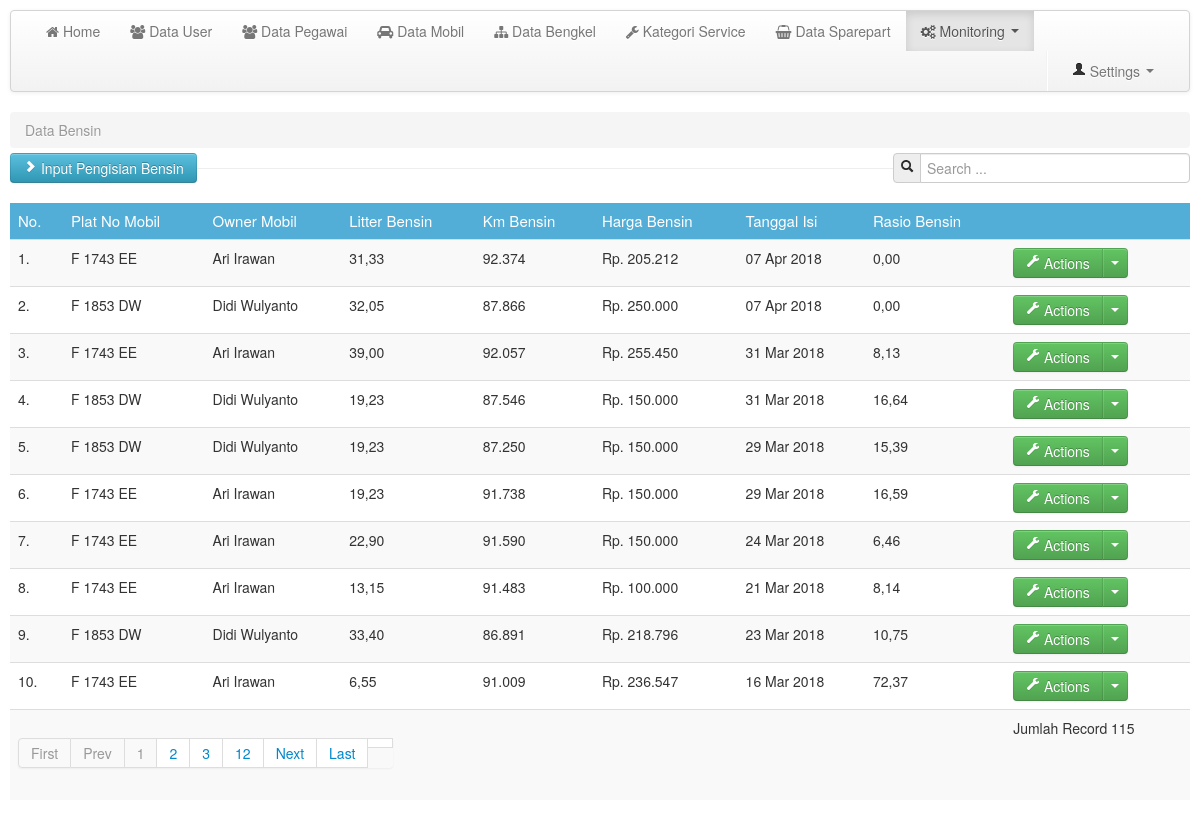
Page /media.php?module=bensin (signed in) on the committed database.
### tables this page shows
CREATE TABLE `bensin` (
  `id_bensin` int(11) NOT NULL,
  `id_mobil` int(11) NOT NULL,
  `id_peg` int(11) NOT NULL,
  `bensin` float NOT NULL,
  `km_bensin` float NOT NULL,
  `harga` bigint(20) NOT NULL,
  `datetime` datetime NOT NULL DEFAULT CURRENT_TIMESTAMP,
  `tgl_isi` datetime NOT NULL,
  `rasio` float NOT NULL
);

CREATE TABLE `mobil` (
  `id_mobil` int(11) NOT NULL,
  `no_mesin` varchar(15) NOT NULL,
  `no_rangka` varchar(20) NOT NULL,
  `no_bpkb` varchar(15) NOT NULL,
  `plat_no` varchar(12) NOT NULL,
  `id_dir` int(11) NOT NULL,
  `id_peg` int(11) NOT NULL,
  `type` varchar(20) NOT NULL,
  `type_code` int(11) NOT NULL,
  `no_seri_ban_a` text NOT NULL,
  `tgl_ganti_ban_a` datetime NOT NULL,
  `no_seri_ban_b` text NOT NULL,
  `tgl_ganti_ban_b` datetime NOT NULL,
  `no_seri_ban_c` text NOT NULL,
  `tgl_ganti_ban_c` datetime NOT NULL,
  `no_seri_ban_d` text NOT NULL,
  `tgl_ganti_ban_d` datetime NOT NULL,
  `no_seri_ban_e` text NOT NULL,
  `tgl_ganti_ban_e` datetime NOT NULL,
  `ms_ber_stnk` date NOT NULL,
  `ms_ber_keur` date NOT NULL,
  `photo` varchar(150) NOT NULL
);

CREATE TABLE `pegawai` (
  `id_peg` int(11) NOT NULL,
  `id_dir` int(11) NOT NULL,
  `NIP` int(9) NOT NULL,
  `nama_peg` varchar(30) NOT NULL,
  `jabatan` varchar(30) NOT NULL,
  `golongan` int(11) NOT NULL,
  `tpt_lhr` varchar(12) NOT NULL,
  `tgl_lhr` date NOT NULL,
  `alamat` text NOT NULL,
  `email` varchar(30) NOT NULL,
  `no_hp` varchar(13) NOT NULL,
  `no_sim` varchar(20) NOT NULL,
  `tgl_ber_sim` date NOT NULL
);

### config/fungsi_rupiah.php (called while the page is built)
<?php
	function format_rupiah($angka) {
		$rupiah = "Rp. ".number_format($angka,0,',','.');
		return $rupiah;
	}
	function format_ribuan($angka) {
		$ribu = number_format($angka,0,',','.');
		return $ribu;
	}
	function format_ribuan2($angka) {
		$ribu = number_format($angka,2,',','.');
		return $ribu;
	}

### config/fungsi_indotgl.php (called while the page is built, shortened)
<?php
	function tgl_indo($tgl){
			$tanggal = substr($tgl,8,2);
			$bulan = getBulan(substr($tgl,5,2));
			$tahun = substr($tgl,0,4);
			return $tanggal.' '.$bulan.' '.$tahun;
	}
	function getBulan($bln){
				switch ($bln){
					case 3:
						return "Mar";
						break;
					case 4:
						return "Apr";
						break;
				}
			}
?>

### mod_bensin/bensin.php (the view, shortened to what this page needs)
<?php
	switch ($_GET['act']) {
		default:
?>
	<?php
		$p = new Paging;
		$batas = 10;
		$posisi = $p->cariPosisi($batas);
	?>
		<section>
			<ul class="breadcrumb" style="margin-bottom:5px;">
				<li class="active">Data Bensin</li>
			</ul>
			<div class="control-group pull-left">
				<button class="btn btn-info" type="button" onclick="window.location='media.php?module=bensin&&act=tambah'"><i class="icon-chevron-right icon-white"></i> Input Pengisian Bensin</button>
			</div>
			<form class="form-search pull-right">
				<div class="input-prepend">
					<span class="add-on"><i class="icon-search"></i></span>
					<input class="span3" id="txtcari" type="text" placeholder="Search ..."></input>
				</div>
			</form>
			<hr>
			<div class="row-fluid">
				<div class="span12 pull-left">
					<div id="tabel_awal">
						<table class="table table-striped">
							<thead>
								<tr class="head">
									<td>No.</td>
									<td>Plat No Mobil</td>
									<td>Owner Mobil</td>
									<td>Litter Bensin</td>
									<td>Km Bensin</td>
									<td>Harga Bensin</td>
									<td>Tanggal Isi</td>
									<td>Rasio Bensin</td>
									<td></td>
								</tr>
							</thead>
							<tbody>
							<?php
								$query = mysqli_query($conn, "SELECT * FROM bensin, mobil, pegawai WHERE bensin.id_mobil=mobil.id_mobil AND bensin.id_peg=pegawai.id_peg ORDER BY id_bensin DESC LIMIT $posisi, $batas");
								$no = $posisi+1;
								while ($r = mysqli_fetch_array($query)) {
							?>
								<tr>
									<td><?php echo $no.".";?></td>
									<td><?php echo $r['plat_no'];?></td>
									<td><?php echo $r['nama_peg'];?></td>
									<td><?php echo format_ribuan2($r['bensin']) ?></td>
									<td><?php echo format_ribuan($r['km_bensin'])?></td>
									<td><?php echo format_rupiah($r['harga'])?></td>
									<td><?php echo tgl_indo($r['tgl_isi'])?></td>
									<td><?php echo format_ribuan2($r['rasio'])?></td>
									<?php if ($akses == 3 OR $akses == 2) { ?>
									<td>
										<div class="btn-group">
											<a class="btn btn-success" href="#"><i class="icon-wrench icon-white"></i> Actions</a>
											<a class="btn btn-success dropdown-toggle" data-toggle="dropdown" href="#"><span class="caret"></span></a>
										</div>
									</td>
									<?php } else { ?> <td></td> <?php } ?>
								</tr>
							<?php $no++;
								}
							?>
								<tr>
									<td colspan="8">
									<?php
										$jmldata = mysqli_num_rows(mysqli_query($conn, "SELECT * FROM bensin"));
										$jmlhalaman = $p->jumlahHalaman($jmldata,$batas);
										$linkHalaman = $p->navHalaman($_GET['halaman'], $jmlhalaman);
										echo "$linkHalaman";
									?>
									</td>
									<td>
										Jumlah Record <?php echo $jmldata;?>
									</td>
								</tr>
							</tbody>
						</table>
					</div>
				</div>
			</div>
		</section>
<?php
	break;
?>
<?php
	}
?>

### assets/css/custom.css (style rules this page uses)
body { background: #fff; }
nav,header,section,footer { margin:10px 10px 0 10px; }
table .head { background:#52add7; color:#fff; font-size:15px; }

### rows in the picture
bensin: id_mobil.plat_no "F 1743 EE", id_peg.nama_peg "Ari Irawan", bensin "31,33", km_bensin "92.374", harga "Rp. 205.212", tgl_isi "07 Apr 2018", rasio "0,00"
bensin: id_mobil.plat_no "F 1853 DW", id_peg.nama_peg "Didi Wulyanto", bensin "32,05", km_bensin "87.866", harga "Rp. 250.000", tgl_isi "07 Apr 2018", rasio "0,00"
bensin: id_mobil.plat_no "F 1743 EE", id_peg.nama_peg "Ari Irawan", bensin "39,00", km_bensin "92.057", harga "Rp. 255.450", tgl_isi "31 Mar 2018", rasio "8,13"
bensin: id_mobil.plat_no "F 1853 DW", id_peg.nama_peg "Didi Wulyanto", bensin "19,23", km_bensin "87.546", harga "Rp. 150.000", tgl_isi "31 Mar 2018", rasio "16,64"
bensin: id_mobil.plat_no "F 1853 DW", id_peg.nama_peg "Didi Wulyanto", bensin "19,23", km_bensin "87.250", harga "Rp. 150.000", tgl_isi "29 Mar 2018", rasio "15,39"
bensin: id_mobil.plat_no "F 1743 EE", id_peg.nama_peg "Ari Irawan", bensin "19,23", km_bensin "91.738", harga "Rp. 150.000", tgl_isi "29 Mar 2018", rasio "16,59"
bensin: id_mobil.plat_no "F 1743 EE", id_peg.nama_peg "Ari Irawan", bensin "22,90", km_bensin "91.590", harga "Rp. 150.000", tgl_isi "24 Mar 2018", rasio "6,46"
bensin: id_mobil.plat_no "F 1743 EE", id_peg.nama_peg "Ari Irawan", bensin "13,15", km_bensin "91.483", harga "Rp. 100.000", tgl_isi "21 Mar 2018", rasio "8,14"
bensin: id_mobil.plat_no "F 1853 DW", id_peg.nama_peg "Didi Wulyanto", bensin "33,40", km_bensin "86.891", harga "Rp. 218.796", tgl_isi "23 Mar 2018", rasio "10,75"
bensin: id_mobil.plat_no "F 1743 EE", id_peg.nama_peg "Ari Irawan", bensin "6,55", km_bensin "91.009", harga "Rp. 236.547", tgl_isi "16 Mar 2018", rasio "72,37"

### other values in the picture
$halamanaktif "1"
$jmlhalaman "12"
$jmldata "115"
